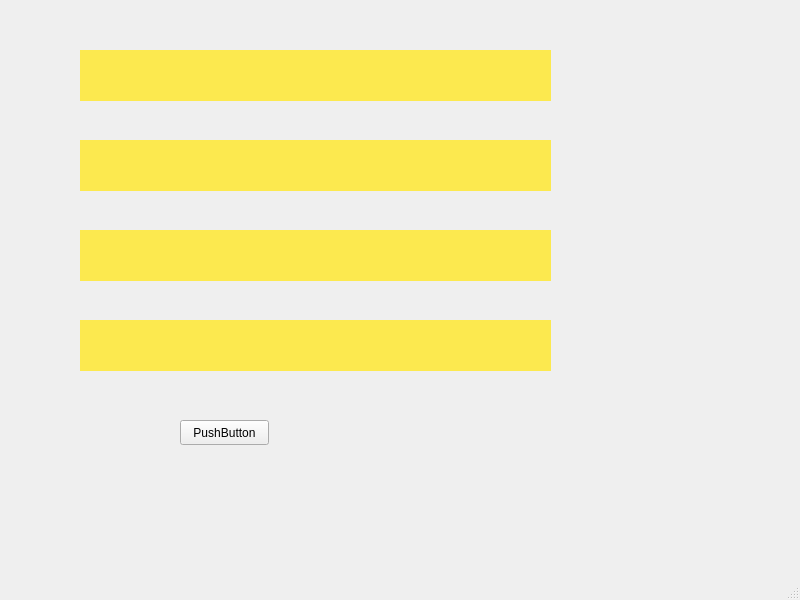
<?xml version="1.0" encoding="UTF-8"?>
<ui version="4.0">
 <class>chat_client_test</class>
 <widget class="QMainWindow" name="chat_client_test">
  <property name="geometry">
   <rect>
    <x>0</x>
    <y>0</y>
    <width>800</width>
    <height>600</height>
   </rect>
  </property>
  <property name="windowTitle">
   <string>chat_client_test</string>
  </property>
  <widget class="QWidget" name="centralwidget">
   <widget class="QLabel" name="label">
    <property name="geometry">
     <rect>
      <x>80</x>
      <y>50</y>
      <width>471</width>
      <height>51</height>
     </rect>
    </property>
    <property name="styleSheet">
     <string notr="true">background-color: rgb(252, 233, 79);</string>
    </property>
    <property name="text">
     <string/>
    </property>
   </widget>
   <widget class="QLabel" name="label_2">
    <property name="geometry">
     <rect>
      <x>80</x>
      <y>140</y>
      <width>471</width>
      <height>51</height>
     </rect>
    </property>
    <property name="styleSheet">
     <string notr="true">background-color: rgb(252, 233, 79);</string>
    </property>
    <property name="text">
     <string/>
    </property>
   </widget>
   <widget class="QLabel" name="label_3">
    <property name="geometry">
     <rect>
      <x>80</x>
      <y>230</y>
      <width>471</width>
      <height>51</height>
     </rect>
    </property>
    <property name="styleSheet">
     <string notr="true">background-color: rgb(252, 233, 79);</string>
    </property>
    <property name="text">
     <string/>
    </property>
   </widget>
   <widget class="QLabel" name="label_4">
    <property name="geometry">
     <rect>
      <x>80</x>
      <y>320</y>
      <width>471</width>
      <height>51</height>
     </rect>
    </property>
    <property name="styleSheet">
     <string notr="true">background-color: rgb(252, 233, 79);</string>
    </property>
    <property name="text">
     <string/>
    </property>
   </widget>
   <widget class="QPushButton" name="pushButton_start_client">
    <property name="geometry">
     <rect>
      <x>180</x>
      <y>420</y>
      <width>89</width>
      <height>25</height>
     </rect>
    </property>
    <property name="text">
     <string>PushButton</string>
    </property>
   </widget>
  </widget>
  <widget class="QMenuBar" name="menubar">
   <property name="geometry">
    <rect>
     <x>0</x>
     <y>0</y>
     <width>800</width>
     <height>22</height>
    </rect>
   </property>
  </widget>
  <widget class="QStatusBar" name="statusbar"/>
 </widget>
 <resources/>
 <connections/>
</ui>
